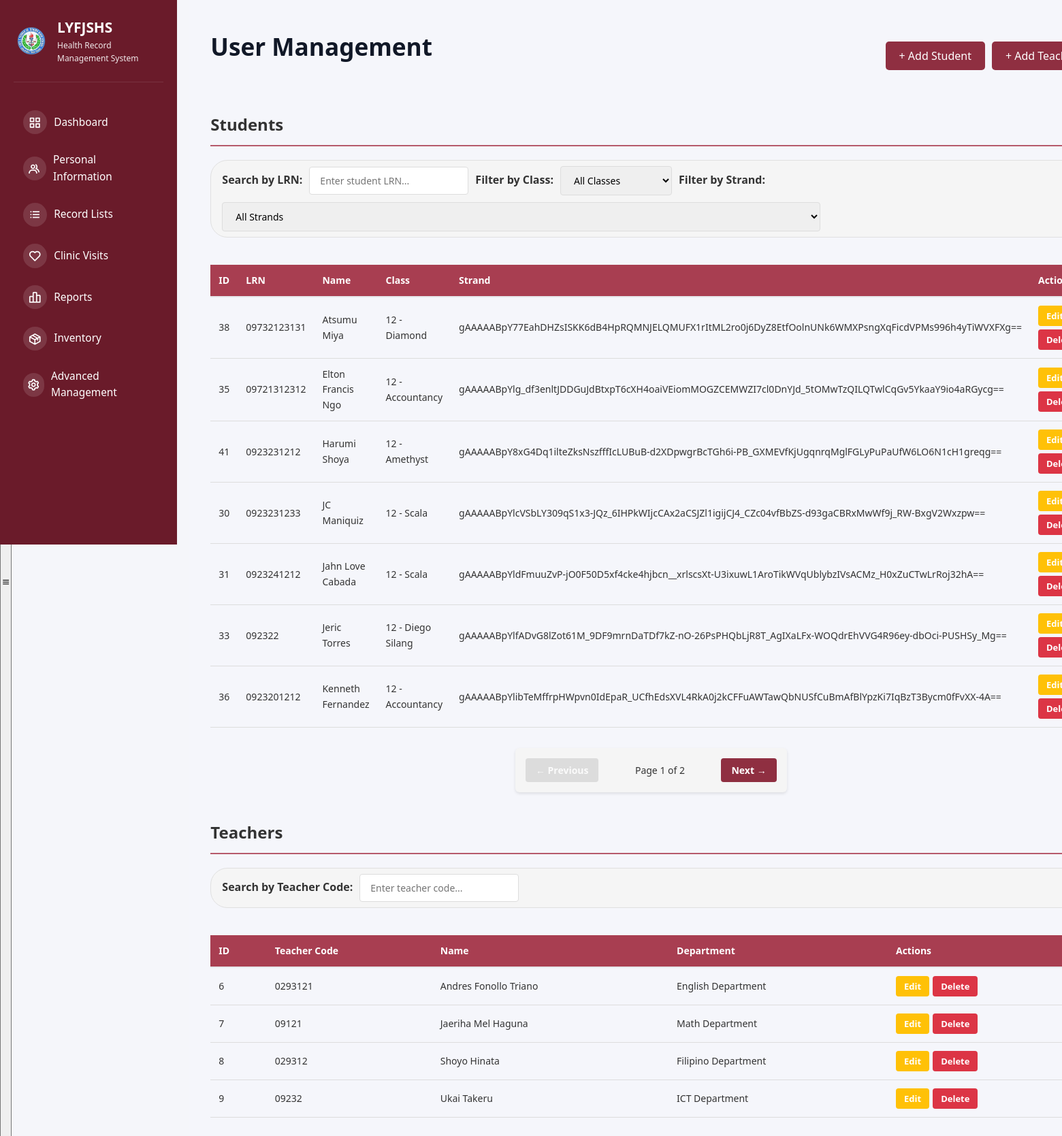
Page /user-management (signed in) on the committed database.
### tables this page shows
CREATE TABLE students (
            id INTEGER PRIMARY KEY AUTOINCREMENT,
            studentLRN TEXT UNIQUE NOT NULL,
            name TEXT NOT NULL,
            class TEXT,
            dob DATE,
            address TEXT,
            parentContact TEXT,
            emergencyContact TEXT,
            height TEXT,
            weight TEXT,
            blood TEXT,
            pastIllnesses TEXT,
            allergies TEXT,
            conditions TEXT,
            vaccination TEXT,
            created_at TIMESTAMP DEFAULT CURRENT_TIMESTAMP
        , strand TEXT);

CREATE TABLE teachers (
            id INTEGER PRIMARY KEY AUTOINCREMENT,
            teacherID TEXT UNIQUE NOT NULL,
            name TEXT NOT NULL,
            department TEXT,
            dob DATE,
            address TEXT,
            contact TEXT,
            height TEXT,
            weight TEXT,
            blood TEXT,
            pastIllnesses TEXT,
            allergies TEXT,
            conditions TEXT,
            vaccination TEXT,
            created_at TIMESTAMP DEFAULT CURRENT_TIMESTAMP
        );

### src/app.py (the view)
@app.route("/user-management")
def user_management():
    if not session.get("logged_in"):
        return redirect(url_for("login"))
    db = get_db_connection()
    if not db:
        flash("Database connection error.", "danger")
        return redirect(url_for("login"))
    try:
        cursor = db.cursor()
        cursor.execute("SELECT * FROM students ORDER BY name")
        students = cursor.fetchall()
        students = [decrypt_student_record(s) for s in students]
        cursor.execute("SELECT * FROM teachers ORDER BY name")
        teachers = cursor.fetchall()
        teachers = [decrypt_teacher_record(t) for t in teachers]
        db.close()
        items_per_page = 7
        student_total = len(students)
        student_pages = (student_total + items_per_page - 1) // items_per_page if student_total > items_per_page else 1
        show_student_pagination = student_total > items_per_page
        teacher_total = len(teachers)
        teacher_pages = (teacher_total + items_per_page - 1) // items_per_page if teacher_total > items_per_page else 1
        show_teacher_pagination = teacher_total > items_per_page
        return render_template(
            "admin/user-management.html",
            students=students,
            teachers=teachers,
            items_per_page=items_per_page,
            student_total=student_total,
            student_pages=student_pages,
            show_student_pagination=show_student_pagination,
            teacher_total=teacher_total,
            teacher_pages=teacher_pages,
            show_teacher_pagination=show_teacher_pagination,
        )
    except sqlite3.Error as e:
        flash(f"Error loading user management: {str(e)}", "danger")
        if db:
            db.close()
        return redirect(url_for("login"))

### src/app.py (called while the page is built, shortened)
@app.before_request
def check_user_status():
    if session.get("logged_in"):
        if request.endpoint in ['login', 'logout', 'register', 'pending_approval', 'static']:
            return
        if session.get("role") == "pending":
            return redirect(url_for("pending_approval"))
        db = get_db_connection()
        if db:
            try:
                cursor = db.cursor()
                cursor.execute("SELECT is_active FROM users WHERE id = ?", (session.get("user_id"),))
                user = cursor.fetchone()
                db.close()
                if not user or not safe_row_get(user, 'is_active', 1):
                    session.clear()
                    flash("Your account has been disabled. Please contact the administrator.", "danger")
                    return redirect(url_for("login"))
            except sqlite3.Error:
                db.close()

@app.context_processor
def inject_user():
    user = None
    if session.get("logged_in"):
        db = get_db_connection()
        if db:
            try:
                cursor = db.cursor()
                cursor.execute("SELECT * FROM users WHERE id = ?", (session.get("user_id"),))
                user = cursor.fetchone()
                db.close()
            except sqlite3.Error:
                pass
    return {'current_user': user, 'max': max, 'min': min, 'range': range, 'csrf_token': generate_csrf}

def get_db_connection():
    try:
        conn = sqlite3.connect(DATABASE)
        conn.row_factory = sqlite3.Row  # This enables column access by name
        return conn
    except sqlite3.Error as e:
        logger.error(f"Database connection error: {e}")
        return None

def safe_row_get(row, key, default=None):
    if row is None:
        return default
    try:
        return row[key]
    except (IndexError, KeyError):
        return default

def decrypt_student_record(student):
    if not student or not encryption_handler:
        return student

def decrypt_teacher_record(teacher):
    if not teacher or not encryption_handler:
        return teacher

### templates/admin/user-management.html (shortened to what this page needs)
{% extends "shared/base.html" %} {% block extra_css %}
<link
  rel="stylesheet"
  href="{{ url_for('static', filename='css/student_list.css') }}"
/>
{% endblock %} {% block content %}
<div class="management-header">
  <h1>User Management</h1>
  <div class="button-group">
    <button class="btn-action" onclick="openStudentModal()">
      + Add Student
    </button>
    <button class="btn-action secondary" onclick="openTeacherModal()">
      + Add Teacher
    </button>
  </div>
</div>
<div class="section-title">Students</div>
<div class="search-container">
  <label class="search-label" for="studentSearchInput">Search by LRN:</label>
  <input
    type="text"
    id="studentSearchInput"
    class="search-input"
    placeholder="Enter student LRN..."
    onkeyup="filterStudentTable()"
  />
  <label class="search-label" for="classFilterSelect">Filter by Class:</label>
  <select
    id="classFilterSelect"
    class="search-input"
    onchange="filterStudentTable()"
  >
    <option value="">All Classes</option>
    {% set classes = students | map(attribute='class') | select | unique | sort
    %}
  </select>
  <label class="search-label" for="strandFilterSelect">Filter by Strand:</label>
  <select
    id="strandFilterSelect"
    class="search-input"
    onchange="filterStudentTable()"
  >
    <option value="">All Strands</option>
    {% set strands = students | map(attribute='strand') | select | unique | sort
    %}
  </select>
</div>
<div class="table-wrapper">
  <table id="studentTable">
    <thead>
      <tr>
        <th>ID</th>
        <th>LRN</th>
        <th>Name</th>
        <th>Class</th>
        <th>Strand</th>
        <th>Actions</th>
      </tr>
    </thead>
    <tbody>
      {% for student in students %}
      <tr>
        <td>{{ student.id }}</td>
        <td>{{ student.studentLRN }}</td>
        <td>{{ student.name }}</td>
        <td>{{ student.class }}</td>
        <td>{{ student.strand or '-' }}</td>
        <td>
          <div class="action-buttons">
            <button
              type="button"
              class="btn-action btn-sm btn-edit btn-edit-student"
              data-id="{{ student.id }}"
              data-lrn="{{ student.studentLRN }}"
              data-name="{{ student.name }}"
              data-class="{{ student.class }}"
              data-strand="{{ student.strand or '' }}"
              data-dob="{{ student.dob or '' }}"
              data-address="{{ student.address or '' }}"
              data-parent="{{ student.parentContact or '' }}"
              data-emergency="{{ student.emergencyContact or '' }}"
              data-height="{{ student.height or '' }}"
              data-weight="{{ student.weight or '' }}"
              data-blood="{{ student.blood or '' }}"
              data-illnesses="{{ student.pastIllnesses or '' }}"
              data-allergies="{{ student.allergies or '' }}"
              data-conditions="{{ student.conditions or '' }}"
              data-vaccination="{{ student.vaccination or '' }}"
            >
              Edit
            </button>
            <button
              type="button"
              class="btn-action btn-sm btn-delete btn-delete-student"
              data-type="student"
              data-id="{{ student.id }}"
              data-name="{{ student.name }}"
            >
              Delete
            </button>
          </div>
        </td>
      </tr>
      {% endfor %}
    </tbody>
  </table>
</div>
{% if show_student_pagination %}
<div id="studentPaginationContainer" class="pagination-container">
  <nav class="pagination">
    <button
      id="studentPrevBtn"
      class="pagination-btn"
      onclick="previousStudentPage()"
    >
      ← Previous
    </button>
    <div class="pagination-info">
      <span
        >Page <span id="studentCurrentPage">1</span> of
        <span id="studentTotalPages">{{ student_pages }}</span></span
      >
    </div>
    <button
      id="studentNextBtn"
      class="pagination-btn"
      onclick="nextStudentPage()"
    >
      Next →
    </button>
  </nav>
</div>
{% endif %}
<div class="section-title">Teachers</div>
<div class="search-container">
  <label class="search-label" for="teacherSearchInput"
    >Search by Teacher Code:</label
  >
  <input
    type="text"
    id="teacherSearchInput"
    class="search-input"
    placeholder="Enter teacher code..."
    onkeyup="filterTeacherTable()"
  />
</div>
<div class="table-wrapper">
  <table id="teacherTable">
    <thead>
      <tr>
        <th>ID</th>
        <th>Teacher Code</th>
        <th>Name</th>
        <th>Department</th>
        <th>Actions</th>
      </tr>
    </thead>
    <tbody>
      {% for teacher in teachers %}
      <tr>
        <td>{{ teacher.id }}</td>
        <td>{{ teacher.teacherID }}</td>
        <td>{{ teacher.name }}</td>
        <td>{{ teacher.department }}</td>
        <td>
          <div class="action-buttons">
            <button
              type="button"
              class="btn-action btn-sm btn-edit btn-edit-teacher"
              data-id="{{ teacher.id }}"
              data-teacher-id="{{ teacher.teacherID }}"
              data-name="{{ teacher.name }}"
              data-department="{{ teacher.department }}"
              data-dob="{{ teacher.dob or '' }}"
              data-address="{{ teacher.address or '' }}"
              data-contact="{{ teacher.contact or '' }}"
              data-height="{{ teacher.height or '' }}"
              data-weight="{{ teacher.weight or '' }}"
              data-blood="{{ teacher.blood or '' }}"
              data-illnesses="{{ teacher.pastIllnesses or '' }}"
              data-allergies="{{ teacher.allergies or '' }}"
              data-conditions="{{ teacher.conditions or '' }}"
              data-vaccination="{{ teacher.vaccination or '' }}"
            >
              Edit
            </button>
            <button
              type="button"
              class="btn-action btn-sm btn-delete btn-delete-teacher"
              data-type="teacher"
              data-id="{{ teacher.id }}"
              data-name="{{ teacher.name }}"
            >
              Delete
            </button>
          </div>
        </td>
      </tr>
      {% endfor %}
    </tbody>
  </table>
</div>
{% endblock %}

### static/css/dashboard.css (style rules this page uses)
* { margin: 0; padding: 0; box-sizing: border-box; }
:root { --primary-color: #2bb0a1; --secondary-color: #8b2340; --danger-color: #dc2626; --success-color: #16a34a; --warning-color: #ea580c; --light-bg: #f8fafc; --white: #ffffff; --text-dark: #1f2937; --text-light: #6b7280; --border-color: #e5e7eb; --shadow: 0 1px 3px rgba(0, 0, 0, 0.1); --shadow-lg: 0 10px 15px -3px rgba(0, 0, 0, 0.1); }
body { font-family: -apple-system, BlinkMacSystemFont, "Segoe UI", Roboto, Oxygen, Ubuntu, Cantarell, sans-serif; background-color: var(--light-bg); color: var(--text-dark); line-height: 1.6; }
html, body { height: 100%; font-family: system-ui, -apple-system, BlinkMacSystemFont, "Segoe UI", Roboto, sans-serif; }
body { background: #f5f6fb; color: #111827; }
.main-content h1 { font-size: 2.2rem; margin-bottom: 1.75rem; color: #111827; font-weight: 700; }
table { width: 100%; border-collapse: collapse; font-size: 14px; }
table thead { background-color: #a83e51; border-bottom: 2px solid var(--border-color); }
table th { padding: 15px; text-align: left; font-weight: 600; color: white; }
table td { padding: 15px; border-bottom: 1px solid var(--border-color); }

### static/css/header.css (style rules this page uses)
.search-container { position: relative; display: flex; align-items: center; background: #f5f5f5; border: 1px solid #e0e0e0; border-radius: 25px; padding: 0.5rem 1rem; transition: all 0.3s ease; }

### static/css/student_list.css (style rules this page uses)
* { margin: 0; padding: 0; box-sizing: border-box; font-family: "Segoe UI", Tahoma, Geneva, Verdana, sans-serif; }
body { background-color: #f5f6fa; color: #333; }

### templates/admin/user-management.html (style rules this page uses)
.management-header { display: flex; justify-content: space-between; align-items: center; margin-bottom: 30px; gap: 20px; }
.button-group { display: flex; gap: 10px; }
.btn-action { padding: 10px 20px; background-color: #8f2f41; color: white; border: none; border-radius: 5px; cursor: pointer; font-size: 16px; transition: background-color 0.3s; }
.btn-action.secondary { background-color: #8f2f41; }
.section-title { margin-top: 40px; margin-bottom: 20px; font-size: 24px; font-weight: bold; border-bottom: 2px solid #b65a6b; padding-bottom: 10px; }
.table-wrapper { overflow-x: auto; margin-bottom: 30px; -ms-overflow-style: none; scrollbar-width: none; }
table { width: 100%; border-collapse: collapse; margin-top: 20px; }
table th, table td { padding: 12px; text-align: left; border-bottom: 1px solid #ddd; }
table th { background-color: #a83e51; font-weight: bold; color: white; }
.action-buttons { display: flex; gap: 5px; flex-wrap: wrap; }
.btn-sm { padding: 6px 12px; font-size: 13px; }
.btn-edit { background-color: #ffc107; color: white; border: none; padding: 6px 12px; cursor: pointer; border-radius: 4px; font-size: 13px; font-weight: bold; transition: 0.3s; }
.btn-delete { background-color: #dc3545; color: white; border: none; padding: 6px 12px; cursor: pointer; border-radius: 4px; font-size: 13px; font-weight: bold; transition: 0.3s; }
.search-container { margin-bottom: 20px; display: flex; gap: 10px; align-items: center; flex-wrap: wrap; }
.search-input { padding: 10px 15px; border: 1px solid #ddd; border-radius: 4px; font-size: 14px; }
.search-label { font-weight: 600; color: #333; white-space: nowrap; }
.pagination-container { display: flex; justify-content: center; margin-top: 25px; margin-bottom: 30px; }
.pagination { display: flex; align-items: center; gap: 15px; padding: 15px; background: #f5f5f5; border-radius: 6px; box-shadow: 0 2px 4px rgba(0, 0, 0, 0.1); }
.pagination-btn { padding: 8px 15px; background-color: #8f2f41; color: white; border: none; border-radius: 4px; cursor: pointer; font-size: 14px; font-weight: 600; transition: background-color 0.3s; }
.pagination-btn:disabled { background-color: #ccc; cursor: not-allowed; opacity: 0.6; }
.pagination-info { font-size: 14px; color: #333; font-weight: 500; min-width: 150px; text-align: center; }

### rows in the picture
students: id "38", studentLRN "09732123131", name "Atsumu Miya", class "12 - Diamond", strand "gAAAAABpY77EahDHZsISKK6dB4HpRQMNJELQMUFX1rItML2ro0j6DyZ8EtfOolnUNk6WMXPsngXqFicdVPMs996h4yTiWVXFXg=="
students: id "35", studentLRN "09721312312", name "Elton Francis Ngo", class "12 - Accountancy", strand "gAAAAABpYlg_df3enltJDDGuJdBtxpT6cXH4oaiVEiomMOGZCEMWZI7cl0DnYJd_5tOMwTzQILQTwlCqGv5YkaaY9io4aRGycg=="
students: id "41", studentLRN "0923231212", name "Harumi Shoya", class "12 - Amethyst", strand "gAAAAABpY8xG4Dq1ilteZksNszfffIcLUBuB-d2XDpwgrBcTGh6i-PB_GXMEVfKjUgqnrqMglFGLyPuPaUfW6LO6N1cH1greqg=="
students: id "30", studentLRN "0923231233", name "JC Maniquiz", class "12 - Scala", strand "gAAAAABpYlcVSbLY309qS1x3-JQz_6IHPkWIjcCAx2aCSJZl1igijCJ4_CZc04vfBbZS-d93gaCBRxMwWf9j_RW-BxgV2Wxzpw=="
students: id "31", studentLRN "0923241212", name "Jahn Love Cabada", class "12 - Scala", strand "gAAAAABpYldFmuuZvP-jO0F50D5xf4cke4hjbcn__xrlscsXt-U3ixuwL1AroTikWVqUblybzIVsACMz_H0xZuCTwLrRoj32hA=="
students: id "33", studentLRN "092322", name "Jeric Torres", class "12 - Diego Silang", strand "gAAAAABpYlfADvG8lZot61M_9DF9mrnDaTDf7kZ-nO-26PsPHQbLjR8T_AgIXaLFx-WOQdrEhVVG4R96ey-dbOci-PUSHSy_Mg=="
students: id "36", studentLRN "0923201212", name "Kenneth Fernandez", class "12 - Accountancy", strand "gAAAAABpYlibTeMffrpHWpvn0IdEpaR_UCfhEdsXVL4RkA0j2kCFFuAWTawQbNUSfCuBmAfBlYpzKi7IqBzT3Bycm0fFvXX-4A=="
teachers: id "6", teacherID "0293121", name "Andres Fonollo Triano", department "English Department"
teachers: id "7", teacherID "09121", name "Jaeriha Mel Haguna", department "Math Department"
teachers: id "8", teacherID "029312", name "Shoyo Hinata", department "Filipino Department"
teachers: id "9", teacherID "09232", name "Ukai Takeru", department "ICT Department"

### other values in the picture
{{ student_pages }} "2"
